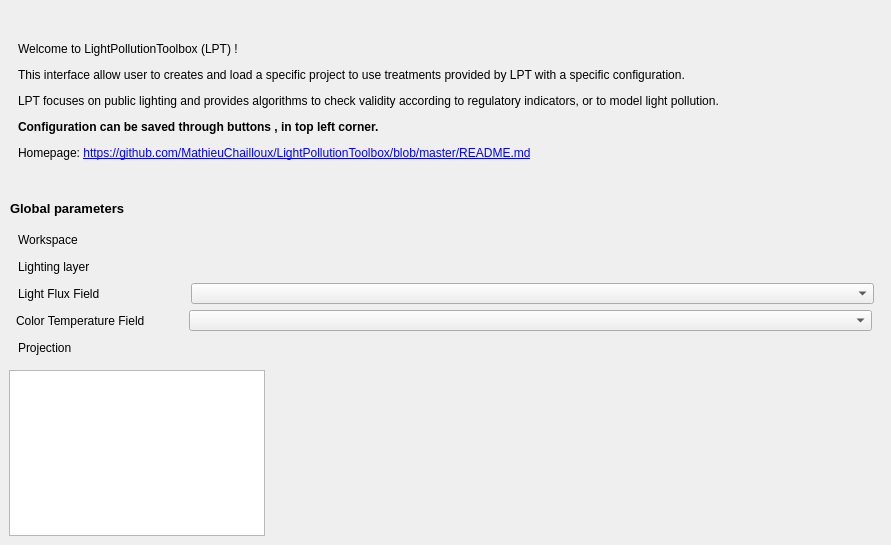
             <widget class="QWidget" name="paramsTab">
              <property name="minimumSize">
               <size>
                <width>0</width>
                <height>0</height>
               </size>
              </property>
              <property name="maximumSize">
               <size>
                <width>16777215</width>
                <height>16777215</height>
               </size>
              </property>
              <attribute name="title">
               <string>Home</string>
              </attribute>
              <widget class="QFrame" name="frame_2">
               <property name="geometry">
                <rect>
                 <x>9</x>
                 <y>9</y>
                 <width>873</width>
                 <height>181</height>
                </rect>
               </property>
               <property name="sizePolicy">
                <sizepolicy hsizetype="Preferred" vsizetype="Minimum">
                 <horstretch>0</horstretch>
                 <verstretch>0</verstretch>
                </sizepolicy>
               </property>
               <property name="minimumSize">
                <size>
                 <width>0</width>
                 <height>181</height>
                </size>
               </property>
               <property name="maximumSize">
                <size>
                 <width>16777215</width>
                 <height>16777215</height>
                </size>
               </property>
               <property name="frameShape">
                <enum>QFrame::NoFrame</enum>
               </property>
               <property name="frameShadow">
                <enum>QFrame::Raised</enum>
               </property>
               <widget class="QLabel" name="label_11">
                <property name="geometry">
                 <rect>
                  <x>9</x>
                  <y>5</y>
                  <width>855</width>
                  <height>175</height>
                 </rect>
                </property>
                <property name="sizePolicy">
                 <sizepolicy hsizetype="Preferred" vsizetype="Minimum">
                  <horstretch>0</horstretch>
                  <verstretch>0</verstretch>
                 </sizepolicy>
                </property>
                <property name="minimumSize">
                 <size>
                  <width>0</width>
                  <height>175</height>
                 </size>
                </property>
                <property name="maximumSize">
                 <size>
                  <width>16777215</width>
                  <height>16777215</height>
                 </size>
                </property>
                <property name="frameShadow">
                 <enum>QFrame::Plain</enum>
                </property>
                <property name="text">
                 <string>&lt;html&gt;&lt;head/&gt;&lt;body&gt;&lt;p&gt;Welcome to LightPollutionToolbox (LPT) !&lt;/p&gt;&lt;p&gt;This interface allow user to creates and load a specific project to use treatments provided by LPT with a specific configuration.&lt;/p&gt;&lt;p&gt;LPT focuses on public lighting and provides algorithms to check validity according to regulatory indicators, or to model light pollution.&lt;/p&gt;&lt;p&gt;&lt;span style=&quot; font-weight:600;&quot;&gt;Configuration can be saved through buttons &lt;/span&gt;&lt;img src=&quot;:/plugins/FragScape/icons/mActionFileSaveAs.svg&quot; width=&quot;20&quot; height=&quot;20&quot;/&gt;&lt;span style=&quot; font-weight:600;&quot;&gt;, &lt;/span&gt;&lt;img src=&quot;:/plugins/FragScape/icons/mActionFileSave.svg&quot; width=&quot;20&quot; height=&quot;20&quot;/&gt;&lt;span style=&quot; font-weight:600;&quot;&gt; in top left corner.&lt;/span&gt;&lt;/p&gt;&lt;p&gt;Homepage: &lt;a href=&quot;https://github.com/MathieuChailloux/LightPollutionToolbox/blob/master/README.md&quot;&gt;&lt;span style=&quot; text-decoration: underline; color:#0000ff;&quot;&gt;https://github.com/MathieuChailloux/LightPollutionToolbox/blob/master/README.md&lt;/span&gt;&lt;/a&gt;&lt;/p&gt;&lt;/body&gt;&lt;/html&gt;</string>
                </property>
                <property name="scaledContents">
                 <bool>true</bool>
                </property>
                <property name="wordWrap">
                 <bool>true</bool>
                </property>
               </widget>
              </widget>
              <widget class="QLabel" name="paramlabel">
               <property name="geometry">
                <rect>
                 <x>10</x>
                 <y>200</y>
                 <width>115</width>
                 <height>16</height>
                </rect>
               </property>
               <property name="sizePolicy">
                <sizepolicy hsizetype="Fixed" vsizetype="Fixed">
                 <horstretch>0</horstretch>
                 <verstretch>0</verstretch>
                </sizepolicy>
               </property>
               <property name="font">
                <font>
                 <pointsize>10</pointsize>
                 <weight>75</weight>
                 <bold>true</bold>
                </font>
               </property>
               <property name="text">
                <string>Global parameters</string>
               </property>
              </widget>
              <widget class="QFrame" name="paramsFrame">
               <property name="geometry">
                <rect>
                 <x>9</x>
                 <y>220</y>
                 <width>873</width>
                 <height>150</height>
                </rect>
               </property>
               <property name="sizePolicy">
                <sizepolicy hsizetype="Expanding" vsizetype="Fixed">
                 <horstretch>0</horstretch>
                 <verstretch>0</verstretch>
                </sizepolicy>
               </property>
               <property name="minimumSize">
                <size>
                 <width>0</width>
                 <height>150</height>
                </size>
               </property>
               <property name="frameShape">
                <enum>QFrame::NoFrame</enum>
               </property>
               <property name="frameShadow">
                <enum>QFrame::Raised</enum>
               </property>
               <widget class="QLabel" name="workspaceLabel">
                <property name="geometry">
                 <rect>
                  <x>9</x>
                  <y>11</y>
                  <width>75</width>
                  <height>17</height>
                 </rect>
                </property>
                <property name="sizePolicy">
                 <sizepolicy hsizetype="Fixed" vsizetype="Fixed">
                  <horstretch>0</horstretch>
                  <verstretch>0</verstretch>
                 </sizepolicy>
                </property>
                <property name="text">
                 <string>Workspace</string>
                </property>
               </widget>
               <widget class="QgsFileWidget" name="workspace">
                <property name="geometry">
                 <rect>
                  <x>182</x>
                  <y>9</y>
                  <width>683</width>
                  <height>21</height>
                 </rect>
                </property>
                <property name="sizePolicy">
                 <sizepolicy hsizetype="Expanding" vsizetype="Fixed">
                  <horstretch>0</horstretch>
                  <verstretch>0</verstretch>
                 </sizepolicy>
                </property>
                <property name="minimumSize">
                 <size>
                  <width>0</width>
                  <height>21</height>
                 </size>
                </property>
                <property name="maximumSize">
                 <size>
                  <width>16777215</width>
                  <height>21</height>
                 </size>
                </property>
                <property name="toolTip">
                 <string>&lt;html&gt;&lt;head/&gt;&lt;body&gt;&lt;p&gt;&lt;span style=&quot; font-weight:600;&quot;&gt;Workspace&lt;/span&gt;&lt;/p&gt;&lt;p&gt;Contains FragScape output layers. Relative paths are built from this directory.&lt;/p&gt;&lt;/body&gt;&lt;/html&gt;</string>
                </property>
               </widget>
               <widget class="QLabel" name="workspaceLabel_2">
                <property name="geometry">
                 <rect>
                  <x>9</x>
                  <y>65</y>
                  <width>111</width>
                  <height>17</height>
                 </rect>
                </property>
                <property name="sizePolicy">
                 <sizepolicy hsizetype="Fixed" vsizetype="Fixed">
                  <horstretch>0</horstretch>
                  <verstretch>0</verstretch>
                 </sizepolicy>
                </property>
                <property name="text">
                 <string>Light Flux Field</string>
                </property>
               </widget>
               <widget class="QLabel" name="label_47">
                <property name="geometry">
                 <rect>
                  <x>9</x>
                  <y>119</y>
                  <width>71</width>
                  <height>17</height>
                 </rect>
                </property>
                <property name="sizePolicy">
                 <sizepolicy hsizetype="Fixed" vsizetype="Fixed">
                  <horstretch>0</horstretch>
                  <verstretch>0</verstretch>
                 </sizepolicy>
                </property>
                <property name="text">
                 <string>Projection</string>
                </property>
               </widget>
               <widget class="QgsProjectionSelectionWidget" name="paramsCrs">
                <property name="geometry">
                 <rect>
                  <x>182</x>
                  <y>117</y>
                  <width>683</width>
                  <height>21</height>
                 </rect>
                </property>
                <property name="sizePolicy">
                 <sizepolicy hsizetype="Expanding" vsizetype="Fixed">
                  <horstretch>0</horstretch>
                  <verstretch>0</verstretch>
                 </sizepolicy>
                </property>
                <property name="minimumSize">
                 <size>
                  <width>0</width>
                  <height>21</height>
                 </size>
                </property>
                <property name="maximumSize">
                 <size>
                  <width>16777215</width>
                  <height>21</height>
                 </size>
                </property>
               </widget>
               <widget class="QgsFieldComboBox" name="mFieldComboBox">
                <property name="geometry">
                 <rect>
                  <x>182</x>
                  <y>63</y>
                  <width>683</width>
                  <height>21</height>
                 </rect>
                </property>
                <property name="minimumSize">
                 <size>
                  <width>0</width>
                  <height>21</height>
                 </size>
                </property>
                <property name="maximumSize">
                 <size>
                  <width>16777215</width>
                  <height>21</height>
                 </size>
                </property>
               </widget>
               <widget class="QLabel" name="label_45">
                <property name="geometry">
                 <rect>
                  <x>9</x>
                  <y>38</y>
                  <width>93</width>
                  <height>17</height>
                 </rect>
                </property>
                <property name="sizePolicy">
                 <sizepolicy hsizetype="Fixed" vsizetype="Fixed">
                  <horstretch>0</horstretch>
                  <verstretch>0</verstretch>
                 </sizepolicy>
                </property>
                <property name="text">
                 <string>Lighting layer</string>
                </property>
               </widget>
               <widget class="QgsFileWidget" name="extentLayer">
                <property name="geometry">
                 <rect>
                  <x>182</x>
                  <y>36</y>
                  <width>683</width>
                  <height>21</height>
                 </rect>
                </property>
                <property name="sizePolicy">
                 <sizepolicy hsizetype="Expanding" vsizetype="Fixed">
                  <horstretch>0</horstretch>
                  <verstretch>0</verstretch>
                 </sizepolicy>
                </property>
                <property name="minimumSize">
                 <size>
                  <width>0</width>
                  <height>21</height>
                 </size>
                </property>
                <property name="maximumSize">
                 <size>
                  <width>16777215</width>
                  <height>21</height>
                 </size>
                </property>
               </widget>
               <widget class="QLabel" name="workspaceLabel_3">
                <property name="geometry">
                 <rect>
                  <x>7</x>
                  <y>92</y>
                  <width>171</width>
                  <height>17</height>
                 </rect>
                </property>
                <property name="sizePolicy">
                 <sizepolicy hsizetype="Fixed" vsizetype="Fixed">
                  <horstretch>0</horstretch>
                  <verstretch>0</verstretch>
                 </sizepolicy>
                </property>
                <property name="text">
                 <string>Color Temperature Field</string>
                </property>
               </widget>
               <widget class="QgsFieldComboBox" name="mFieldComboBox_2">
                <property name="geometry">
                 <rect>
                  <x>180</x>
                  <y>90</y>
                  <width>683</width>
                  <height>21</height>
                 </rect>
                </property>
                <property name="minimumSize">
                 <size>
                  <width>0</width>
                  <height>21</height>
                 </size>
                </property>
                <property name="maximumSize">
                 <size>
                  <width>16777215</width>
                  <height>21</height>
                 </size>
                </property>
               </widget>
              </widget>
              <widget class="QTableView" name="paramsView">
               <property name="enabled">
                <bool>true</bool>
               </property>
               <property name="geometry">
                <rect>
                 <x>9</x>
                 <y>370</y>
                 <width>256</width>
                 <height>166</height>
                </rect>
               </property>
               <property name="sizePolicy">
                <sizepolicy hsizetype="Expanding" vsizetype="Fixed">
                 <horstretch>0</horstretch>
                 <verstretch>0</verstretch>
                </sizepolicy>
               </property>
               <property name="minimumSize">
                <size>
                 <width>0</width>
                 <height>166</height>
                </size>
               </property>
               <property name="maximumSize">
                <size>
                 <width>16777215</width>
                 <height>206</height>
                </size>
               </property>
               <property name="editTriggers">
                <set>QAbstractItemView::NoEditTriggers</set>
               </property>
               <property name="dragEnabled">
                <bool>false</bool>
               </property>
               <property name="alternatingRowColors">
                <bool>false</bool>
               </property>
               <property name="selectionBehavior">
                <enum>QAbstractItemView::SelectItems</enum>
               </property>
               <property name="sortingEnabled">
                <bool>false</bool>
               </property>
              </widget>
             </widget>
